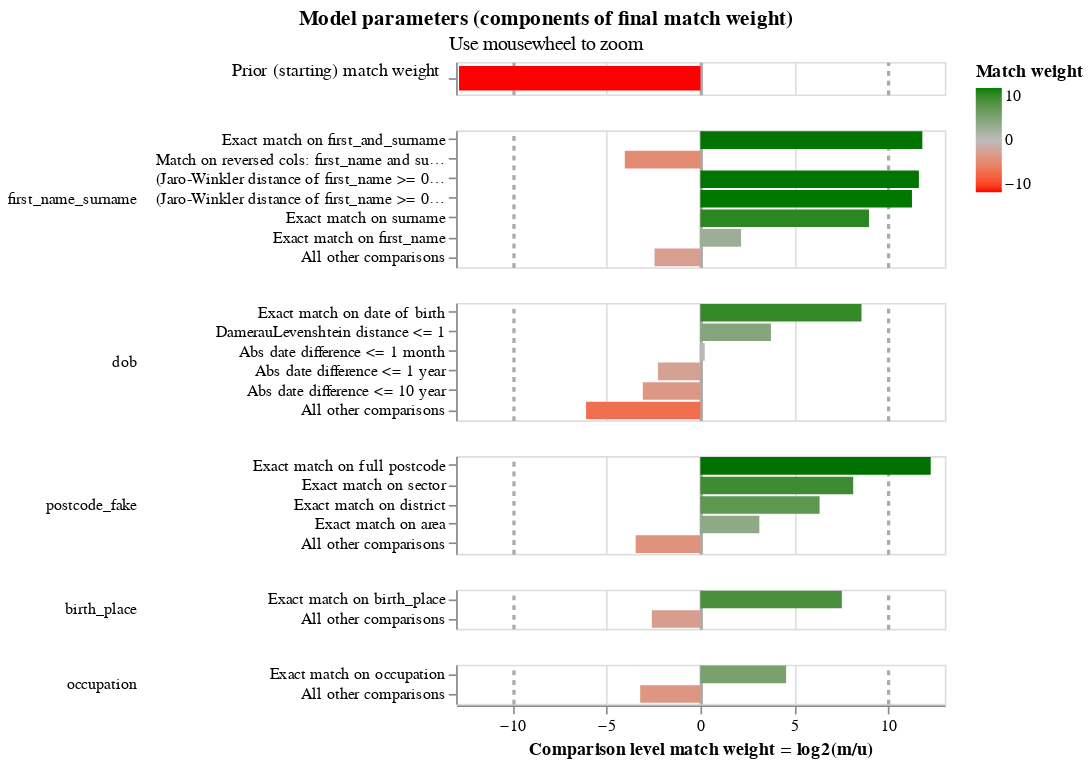

Source (notebook cell):
### Markdown cell above
### Visualise the match weights

### Code cell
linker.visualisations.match_weights_chart()

### Figure 1 — Vega-Lite specification as saved in the notebook (floating-point values rounded to 4 significant figures)
{"config": {"view": {"continuousWidth": 300, "continuousHeight": 300, "discreteHeight": 60, "discreteWidth": 400}, "header": {"title": null}, "mark": {"tooltip": null}, "title": {"anchor": "middle"}}, "vconcat": [{"mark": {"type": "bar", "clip": true, "height": 15}, "encoding": {"color": {"field": "log2_bayes_factor", "scale": {"domain": [-10, 0, 10], "interpolate": "lab", "range": ["red", "#bbbbbb", "green"]}, "title": "Match weight", "type": "quantitative"}, "tooltip": [{"field": "comparison_name", "title": "Comparison name", "type": "nominal"}, {"field": "probability_two_random_records_match", "format": ".4f", "title": "Probability two random records match", "type": "nominal"}, {"field": "log2_bayes_factor", "format": ",.4f", "title": "Equivalent match weight", "type": "quantitative"}, {"field": "bayes_factor_description", "title": "Match weight description", "type": "nominal"}], "x": {"axis": {"domain": false, "gridColor": {"condition": {"test": "abs(datum.value / 10)  <= 1 & datum.value % 10 === 0", "value": "#aaa"}, "value": "#ddd"}, "gridDash": {"condition": {"test": "abs(datum.value / 10) == 1", "value": [3]}, "value": null}, "gridWidth": {"condition": {"test": "abs(datum.value / 10)  <= 1 & datum.value % 10 === 0", "value": 2}, "value": 1}, "labels": false, "ticks": false, "title": ""}, "field": "log2_bayes_factor", "scale": {"domain": [-13, 13]}, "type": "quantitative"}, "y": {"axis": {"title": "Prior (starting) match weight", "titleAlign": "right", "titleAngle": 0, "titleFontWeight": "normal"}, "field": "label_for_charts", "sort": {"field": "comparison_vector_value", "order": "descending"}, "type": "nominal"}}, "height": 20, "transform": [{"filter": "(datum.comparison_name == 'probability_two_random_records_match')"}]}, {"mark": {"type": "bar", "clip": true}, "encoding": {"color": {"field": "log2_bayes_factor", "scale": {"domain": [-10, 0, 10], "interpolate": "lab", "range": ["red", "#bbbbbb", "green"]}, "title": "Match weight", "type": "quantitative"}, "row": {"field": "comparison_name", "header": {"labelAlign": "left", "labelAnchor": "middle", "labelAngle": 0}, "sort": {"field": "comparison_sort_order"}, "type": "nominal"}, "tooltip": [{"field": "comparison_name", "title": "Comparison name", "type": "nominal"}, {"field": "label_for_charts", "title": "Label", "type": "ordinal"}, {"field": "sql_condition", "title": "SQL condition", "type": "nominal"}, {"field": "m_probability", "format": ".10~g", "title": "M probability", "type": "quantitative"}, {"field": "u_probability", "format": ".10~g", "title": "U probability", "type": "quantitative"}, {"field": "bayes_factor", "format": ",.6f", "title": "Bayes factor = m/u", "type": "quantitative"}, {"field": "log2_bayes_factor", "format": ".4~g", "title": "Match weight = log2(m/u)", "type": "quantitative"}, {"field": "bayes_factor_description", "title": "Match weight description", "type": "nominal"}, {"field": "m_probability_description", "title": "m probability description", "type": "nominal"}, {"field": "u_probability_description", "title": "u probability description", "type": "nominal"}], "x": {"axis": {"gridColor": {"condition": {"test": "abs(datum.value / 10)  <= 1 & datum.value % 10 === 0", "value": "#aaa"}, "value": "#ddd"}, "gridDash": {"condition": {"test": "abs(datum.value / 10) == 1", "value": [3]}, "value": null}, "gridWidth": {"condition": {"test": "abs(datum.value / 10)  <= 1 & datum.value % 10 === 0", "value": 2}, "value": 1}, "title": "Comparison level match weight = log2(m/u)"}, "field": "log2_bayes_factor", "scale": {"domain": [-13, 13]}, "type": "quantitative"}, "y": {"axis": {"title": null}, "field": "label_for_charts", "sort": {"field": "comparison_vector_value", "order": "descending"}, "type": "nominal"}}, "height": {"step": 12}, "resolve": {"axis": {"y": "independent"}, "scale": {"y": "independent"}}, "transform": [{"filter": "(datum.comparison_name != 'probability_two_random_records_match')"}]}], "data": {"name": "data-46473a578142c2b9c919f465bb70fec3"}, "params": [{"name": "mouse_zoom", "select": {"type": "interval", "encodings": ["x"]}, "bind": "scales", "views": []}], "resolve": {"axis": {"y": "independent"}, "scale": {"y": "independent"}}, "title": {"text": "Model parameters (components of final match weight)", "subtitle": "Use mousewheel to zoom"}, "$schema": "https://vega.github.io/schema/vega-lite/v5.9.3.json", "datasets": {"data-46473a578142c2b9c919f465bb70fec3": [{"comparison_name": "probability_two_random_records_match", "sql_condition": null, "label_for_charts": "", "m_probability": null, "u_probability": null, "m_probability_description": null, "u_probability_description": null, "has_tf_adjustments": false, "tf_adjustment_column": null, "tf_adjustment_weight": null, "is_null_level": false, "bayes_factor": 0.0001358, "log2_bayes_factor": -12.85, "comparison_vector_value": 0, "max_comparison_vector_value": 0, "bayes_factor_description": "The probability that two random records drawn at random match is 0.000 or one in  7,362.3 records.This is equivalent to a starting match weight of -12.846.", "probability_two_random_records_match": 0.0001358, "comparison_sort_order": -1}, {"comparison_name": "first_name_surname", "sql_condition": "\"first_and_surname_l\" = \"first_and_surname_r\"", "label_for_charts": "Exact match on first_and_surname", "m_probability": 0.4223, "u_probability": 0.0001181, "m_probability_description": "Amongst matching record comparisons, 42.23% of records (i.e. one in 2.368) are in the exact match on first_and_surname comparison level", "u_probability_description": "Amongst non-matching record comparisons, 0.01181% of records (i.e. one in 8,468) are in the exact match on first_and_surname comparison level", "has_tf_adjustments": true, "tf_adjustment_column": "first_and_surname", "tf_adjustment_weight": 1.0, "is_null_level": false, "bayes_factor": 3576.0, "log2_bayes_factor": 11.8, "comparison_vector_value": 6, "max_comparison_vector_value": 6, "bayes_factor_description": "If comparison level is `exact match on first_and_surname` then comparison is 3,576 times more likely to be a match", "probability_two_random_records_match": 0.0001358, "comparison_sort_order": 0}, {"comparison_name": "first_name_surname", "sql_condition": "\"first_name_l\" = \"surname_r\" AND \"first_name_r\" = \"surname_l\"", "label_for_charts": "Match on reversed cols: first_name and surname (both directions)", "m_probability": 6.395e-05, "u_probability": 0.001042, "m_probability_description": "Amongst matching record comparisons, 0.006395% of records (i.e. one in 15,638) are in the match on reversed cols: first_name and surname (both directions) comparison level", "u_probability_description": "Amongst non-matching record comparisons, 0.1042% of records (i.e. one in 960) are in the match on reversed cols: first_name and surname (both directions) comparison level", "has_tf_adjustments": false, "tf_adjustment_column": null, "tf_adjustment_weight": 1.0, "is_null_level": false, "bayes_factor": 0.06139, "log2_bayes_factor": -4.026, "comparison_vector_value": 5, "max_comparison_vector_value": 6, "bayes_factor_description": "If comparison level is `match on reversed cols: first_name and surname (both directions)` then comparison is 16.29 times less likely to be a match", "probability_two_random_records_match": 0.0001358, "comparison_sort_order": 0}, {"comparison_name": "first_name_surname", "sql_condition": "(jaro_winkler_similarity(\"first_name_l\", \"first_name_r\") >= 0.92) AND (jaro_winkler_similarity(\"surname_l\", \"surname_r\") >= 0.92)", "label_for_charts": "(Jaro-Winkler distance of first_name >= 0.92) AND (Jaro-Winkler distance of surname >= 0.92)", "m_probability": 0.08815, "u_probability": 2.797e-05, "m_probability_description": "Amongst matching record comparisons, 8.815% of records (i.e. one in 11.34) are in the (jaro-winkler distance of first_name >= 0.92) and (jaro-winkler distance of surname >= 0.92) comparison level", "u_probability_description": "Amongst non-matching record comparisons, 0.002797% of records (i.e. one in 35,754) are in the (jaro-winkler distance of first_name >= 0.92) and (jaro-winkler distance of surname >= 0.92) comparison level", "has_tf_adjustments": false, "tf_adjustment_column": null, "tf_adjustment_weight": 1.0, "is_null_level": false, "bayes_factor": 3152.0, "log2_bayes_factor": 11.62, "comparison_vector_value": 4, "max_comparison_vector_value": 6, "bayes_factor_description": "If comparison level is `(jaro-winkler distance of first_name >= 0.92) and (jaro-winkler distance of surname >= 0.92)` then comparison is 3,152 times more likely to be a match", "probability_two_random_records_match": 0.0001358, "comparison_sort_order": 0}, {"comparison_name": "first_name_surname", "sql_condition": "(jaro_winkler_similarity(\"first_name_l\", \"first_name_r\") >= 0.88) AND (jaro_winkler_similarity(\"surname_l\", \"surname_r\") >= 0.88)", "label_for_charts": "(Jaro-Winkler distance of first_name >= 0.88) AND (Jaro-Winkler distance of surname >= 0.88)", "m_probability": 0.0834, "u_probability": 3.418e-05, "m_probability_description": "Amongst matching record comparisons, 8.34% of records (i.e. one in 11.99) are in the (jaro-winkler distance of first_name >= 0.88) and (jaro-winkler distance of surname >= 0.88) comparison level", "u_probability_description": "Amongst non-matching record comparisons, 0.003418% of records (i.e. one in 29,253) are in the (jaro-winkler distance of first_name >= 0.88) and (jaro-winkler distance of surname >= 0.88) comparison level", "has_tf_adjustments": false, "tf_adjustment_column": null, "tf_adjustment_weight": 1.0, "is_null_level": false, "bayes_factor": 2440.0, "log2_bayes_factor": 11.25, "comparison_vector_value": 3, "max_comparison_vector_value": 6, "bayes_factor_description": "If comparison level is `(jaro-winkler distance of first_name >= 0.88) and (jaro-winkler distance of surname >= 0.88)` then comparison is 2,440 times more likely to be a match", "probability_two_random_records_match": 0.0001358, "comparison_sort_order": 0}, {"comparison_name": "first_name_surname", "sql_condition": "\"surname_l\" = \"surname_r\"", "label_for_charts": "Exact match on surname", "m_probability": 0.1725, "u_probability": 0.000345, "m_probability_description": "Amongst matching record comparisons, 17.25% of records (i.e. one in 5.798) are in the exact match on surname comparison level", "u_probability_description": "Amongst non-matching record comparisons, 0.0345% of records (i.e. one in 2,899) are in the exact match on surname comparison level", "has_tf_adjustments": true, "tf_adjustment_column": "surname", "tf_adjustment_weight": 1.0, "is_null_level": false, "bayes_factor": 500.0, "log2_bayes_factor": 8.966, "comparison_vector_value": 2, "max_comparison_vector_value": 6, "bayes_factor_description": "If comparison level is `exact match on surname` then comparison is 500 times more likely to be a match", "probability_two_random_records_match": 0.0001358, "comparison_sort_order": 0}, {"comparison_name": "first_name_surname", "sql_condition": "\"first_name_l\" = \"first_name_r\"", "label_for_charts": "Exact match on first_name", "m_probability": 0.05204, "u_probability": 0.01164, "m_probability_description": "Amongst matching record comparisons, 5.204% of records (i.e. one in 19.22) are in the exact match on first_name comparison level", "u_probability_description": "Amongst non-matching record comparisons, 1.164% of records (i.e. one in 85.9) are in the exact match on first_name comparison level", "has_tf_adjustments": true, "tf_adjustment_column": "first_name", "tf_adjustment_weight": 1.0, "is_null_level": false, "bayes_factor": 4.47, "log2_bayes_factor": 2.16, "comparison_vector_value": 1, "max_comparison_vector_value": 6, "bayes_factor_description": "If comparison level is `exact match on first_name` then comparison is 4.47 times more likely to be a match", "probability_two_random_records_match": 0.0001358, "comparison_sort_order": 0}, {"comparison_name": "first_name_surname", "sql_condition": "ELSE", "label_for_charts": "All other comparisons", "m_probability": 0.1815, "u_probability": 0.9878, "m_probability_description": "Amongst matching record comparisons, 18.15% of records (i.e. one in 5.508) are in the all other comparisons comparison level", "u_probability_description": "Amongst non-matching record comparisons, 98.78% of records (i.e. one in 1.012) are in the all other comparisons comparison level", "has_tf_adjustments": false, "tf_adjustment_column": null, "tf_adjustment_weight": 1.0, "is_null_level": false, "bayes_factor": 0.1838, "log2_bayes_factor": -2.444, "comparison_vector_value": 0, "max_comparison_vector_value": 6, "bayes_factor_description": "If comparison level is `all other comparisons` then comparison is 5.441 times less likely to be a match", "probability_two_random_records_match": 0.0001358, "comparison_sort_order": 0}, {"comparison_name": "dob", "sql_condition": "\"dob_l\" = \"dob_r\"", "label_for_charts": "Exact match on date of birth", "m_probability": 0.6779, "u_probability": 0.001788, "m_probability_description": "Amongst matching record comparisons, 67.79% of records (i.e. one in 1.475) are in the exact match on date of birth comparison level", "u_probability_description": "Amongst non-matching record comparisons, 0.1788% of records (i.e. one in 559) are in the exact match on date of birth comparison level", "has_tf_adjustments": false, "tf_adjustment_column": null, "tf_adjustment_weight": 1.0, "is_null_level": false, "bayes_factor": 379.2, "log2_bayes_factor": 8.567, "comparison_vector_value": 5, "max_comparison_vector_value": 5, "bayes_factor_description": "If comparison level is `exact match on date of birth` then comparison is 379 times more likely to be a match", "probability_two_random_records_match": 0.0001358, "comparison_sort_order": 1}, {"comparison_name": "dob", "sql_condition": "damerau_levenshtein(\"dob_l\", \"dob_r\") <= 1", "label_for_charts": "DamerauLevenshtein distance <= 1", "m_probability": 0.2741, "u_probability": 0.02038, "m_probability_description": "Amongst matching record comparisons, 27.41% of records (i.e. one in 3.649) are in the dameraulevenshtein distance <= 1 comparison level", "u_probability_description": "Amongst non-matching record comparisons, 2.038% of records (i.e. one in 49.08) are in the dameraulevenshtein distance <= 1 comparison level", "has_tf_adjustments": false, "tf_adjustment_column": null, "tf_adjustment_weight": 1.0, "is_null_level": false, "bayes_factor": 13.45, "log2_bayes_factor": 3.75, "comparison_vector_value": 4, "max_comparison_vector_value": 5, "bayes_factor_description": "If comparison level is `dameraulevenshtein distance <= 1` then comparison is 13.45 times more likely to be a match", "probability_two_random_records_match": 0.0001358, "comparison_sort_order": 1}, {"comparison_name": "dob", "sql_condition": "ABS(EPOCH(try_strptime(\"dob_l\", '%Y-%m-%d')) - EPOCH(try_strptime(\"dob_r\", '%Y-%m-%d'))) <= 2629800.0", "label_for_charts": "Abs date difference <= 1 month", "m_probability": 0.002682, "u_probability": 0.002289, "m_probability_description": "Amongst matching record comparisons, 0.2682% of records (i.e. one in 373) are in the abs date difference <= 1 month comparison level", "u_probability_description": "Amongst non-matching record comparisons, 0.2289% of records (i.e. one in 437) are in the abs date difference <= 1 month comparison level", "has_tf_adjustments": false, "tf_adjustment_column": null, "tf_adjustment_weight": 1.0, "is_null_level": false, "bayes_factor": 1.171, "log2_bayes_factor": 0.2283, "comparison_vector_value": 3, "max_comparison_vector_value": 5, "bayes_factor_description": "If comparison level is `abs date difference <= 1 month` then comparison is 1.171 times more likely to be a match", "probability_two_random_records_match": 0.0001358, "comparison_sort_order": 1}, {"comparison_name": "dob", "sql_condition": "ABS(EPOCH(try_strptime(\"dob_l\", '%Y-%m-%d')) - EPOCH(try_strptime(\"dob_r\", '%Y-%m-%d'))) <= 31557600.0", "label_for_charts": "Abs date difference <= 1 year", "m_probability": 0.006471, "u_probability": 0.03107, "m_probability_description": "Amongst matching record comparisons, 0.6471% of records (i.e. one in 155) are in the abs date difference <= 1 year comparison level", "u_probability_description": "Amongst non-matching record comparisons, 3.107% of records (i.e. one in 32.18) are in the abs date difference <= 1 year comparison level", "has_tf_adjustments": false, "tf_adjustment_column": null, "tf_adjustment_weight": 1.0, "is_null_level": false, "bayes_factor": 0.2083, "log2_bayes_factor": -2.263, "comparison_vector_value": 2, "max_comparison_vector_value": 5, "bayes_factor_description": "If comparison level is `abs date difference <= 1 year` then comparison is 4.801 times less likely to be a match", "probability_two_random_records_match": 0.0001358, "comparison_sort_order": 1}, {"comparison_name": "dob", "sql_condition": "ABS(EPOCH(try_strptime(\"dob_l\", '%Y-%m-%d')) - EPOCH(try_strptime(\"dob_r\", '%Y-%m-%d'))) <= 315576000.0", "label_for_charts": "Abs date difference <= 10 year", "m_probability": 0.02844, "u_probability": 0.2384, "m_probability_description": "Amongst matching record comparisons, 2.844% of records (i.e. one in 35.16) are in the abs date difference <= 10 year comparison level", "u_probability_description": "Amongst non-matching record comparisons, 23.84% of records (i.e. one in 4.194) are in the abs date difference <= 10 year comparison level", "has_tf_adjustments": false, "tf_adjustment_column": null, "tf_adjustment_weight": 1.0, "is_null_level": false, "bayes_factor": 0.1193, "log2_bayes_factor": -3.068, "comparison_vector_value": 1, "max_comparison_vector_value": 5, "bayes_factor_description": "If comparison level is `abs date difference <= 10 year` then comparison is 8.384 times less likely to be a match", "probability_two_random_records_match": 0.0001358, "comparison_sort_order": 1}, {"comparison_name": "dob", "sql_condition": "ELSE", "label_for_charts": "All other comparisons", "m_probability": 0.0104, "u_probability": 0.706, "m_probability_description": "Amongst matching record comparisons, 1.04% of records (i.e. one in 96.19) are in the all other comparisons comparison level", "u_probability_description": "Amongst non-matching record comparisons, 70.6% of records (i.e. one in 1.416) are in the all other comparisons comparison level", "has_tf_adjustments": false, "tf_adjustment_column": null, "tf_adjustment_weight": 1.0, "is_null_level": false, "bayes_factor": 0.01472, "log2_bayes_factor": -6.086, "comparison_vector_value": 0, "max_comparison_vector_value": 5, "bayes_factor_description": "If comparison level is `all other comparisons` then comparison is 67.91 times less likely to be a match", "probability_two_random_records_match": 0.0001358, "comparison_sort_order": 1}, {"comparison_name": "postcode_fake", "sql_condition": "\"postcode_fake_l\" = \"postcode_fake_r\"", "label_for_charts": "Exact match on full postcode", "m_probability": 0.6713, "u_probability": 0.000138, "m_probability_description": "Amongst matching record comparisons, 67.13% of records (i.e. one in 1.49) are in the exact match on full postcode comparison level", "u_probability_description": "Amongst non-matching record comparisons, 0.0138% of records (i.e. one in 7,248) are in the exact match on full postcode comparison level", "has_tf_adjustments": false, "tf_adjustment_column": null, "tf_adjustment_weight": 1.0, "is_null_level": false, "bayes_factor": 4865.0, "log2_bayes_factor": 12.25, "comparison_vector_value": 4, "max_comparison_vector_value": 4, "bayes_factor_description": "If comparison level is `exact match on full postcode` then comparison is 4,865 times more likely to be a match", "probability_two_random_records_match": 0.0001358, "comparison_sort_order": 2}, {"comparison_name": "postcode_fake", "sql_condition": "NULLIF(regexp_extract(\"postcode_fake_l\", '^[A-Za-z]{1,2}[0-9][A-Za-z0-9]? [0-9]', 0), '') = NULLIF(regexp_extract(\"postcode_fake_r\", '^[A-Za-z]{1,2}[0-9][A-Za-z0-9]? [0-9]', 0), '')", "label_for_charts": "Exact match on sector", "m_probability": 0.09305, "u_probability": 0.0003333, "m_probability_description": "Amongst matching record comparisons, 9.305% of records (i.e. one in 10.75) are in the exact match on sector comparison level", "u_probability_description": "Amongst non-matching record comparisons, 0.03333% of records (i.e. one in 3,001) are in the exact match on sector comparison level", "has_tf_adjustments": false, "tf_adjustment_column": null, "tf_adjustment_weight": 1.0, "is_null_level": false, "bayes_factor": 279.2, "log2_bayes_factor": 8.125, "comparison_vector_value": 3, "max_comparison_vector_value": 4, "bayes_factor_description": "If comparison level is `exact match on sector` then comparison is 279 times more likely to be a match", "probability_two_random_records_match": 0.0001358, "comparison_sort_order": 2}, {"comparison_name": "postcode_fake", "sql_condition": "NULLIF(regexp_extract(\"postcode_fake_l\", '^[A-Za-z]{1,2}[0-9][A-Za-z0-9]?', 0), '') = NULLIF(regexp_extract(\"postcode_fake_r\", '^[A-Za-z]{1,2}[0-9][A-Za-z0-9]?', 0), '')", "label_for_charts": "Exact match on district", "m_probability": 0.04271, "u_probability": 0.0005286, "m_probability_description": "Amongst matching record comparisons, 4.271% of records (i.e. one in 23.41) are in the exact match on district comparison level", "u_probability_description": "Amongst non-matching record comparisons, 0.05286% of records (i.e. one in 1,892) are in the exact match on district comparison level", "has_tf_adjustments": false, "tf_adjustment_column": null, "tf_adjustment_weight": 1.0, "is_null_level": false, "bayes_factor": 80.81, "log2_bayes_factor": 6.336, "comparison_vector_value": 2, "max_comparison_vector_value": 4, "bayes_factor_description": "If comparison level is `exact match on district` then comparison is 80.81 times more likely to be a match", "probability_two_random_records_match": 0.0001358, "comparison_sort_order": 2}, {"comparison_name": "postcode_fake", "sql_condition": "NULLIF(regexp_extract(\"postcode_fake_l\", '^[A-Za-z]{1,2}', 0), '') = NULLIF(regexp_extract(\"postcode_fake_r\", '^[A-Za-z]{1,2}', 0), '')", "label_for_charts": "Exact match on area", "m_probability": 0.1025, "u_probability": 0.0117, "m_probability_description": "Amongst matching record comparisons, 10.25% of records (i.e. one in 9.753) are in the exact match on area comparison level", "u_probability_description": "Amongst non-matching record comparisons, 1.17% of records (i.e. one in 85.49) are in the exact match on area comparison level", "has_tf_adjustments": false, "tf_adjustment_column": null, "tf_adjustment_weight": 1.0, "is_null_level": false, "bayes_factor": 8.766, "log2_bayes_factor": 3.132, "comparison_vector_value": 1, "max_comparison_vector_value": 4, "bayes_factor_description": "If comparison level is `exact match on area` then comparison is 8.766 times more likely to be a match", "probability_two_random_records_match": 0.0001358, "comparison_sort_order": 2}, {"comparison_name": "postcode_fake", "sql_condition": "ELSE", "label_for_charts": "All other comparisons", "m_probability": 0.09042, "u_probability": 0.9873, "m_probability_description": "Amongst matching record comparisons, 9.042% of records (i.e. one in 11.06) are in the all other comparisons comparison level", "u_probability_description": "Amongst non-matching record comparisons, 98.73% of records (i.e. one in 1.013) are in the all other comparisons comparison level", "has_tf_adjustments": false, "tf_adjustment_column": null, "tf_adjustment_weight": 1.0, "is_null_level": false, "bayes_factor": 0.09158, "log2_bayes_factor": -3.449, "comparison_vector_value": 0, "max_comparison_vector_value": 4, "bayes_factor_description": "If comparison level is `all other comparisons` then comparison is 10.92 times less likely to be a match", "probability_two_random_records_match": 0.0001358, "comparison_sort_order": 2}, {"comparison_name": "birth_place", "sql_condition": "\"birth_place_l\" = \"birth_place_r\"", "label_for_charts": "Exact match on birth_place", "m_probability": 0.8344, "u_probability": 0.004548, "m_probability_description": "Amongst matching record comparisons, 83.44% of records (i.e. one in 1.198) are in the exact match on birth_place comparison level", "u_probability_description": "Amongst non-matching record comparisons, 0.4548% of records (i.e. one in 220) are in the exact match on birth_place comparison level", "has_tf_adjustments": true, "tf_adjustment_column": "birth_place", "tf_adjustment_weight": 1.0, "is_null_level": false, "bayes_factor": 183.5, "log2_bayes_factor": 7.519, "comparison_vector_value": 1, "max_comparison_vector_value": 1, "bayes_factor_description": "If comparison level is `exact match on birth_place` then comparison is 183 times more likely to be a match", "probability_two_random_records_match": 0.0001358, "comparison_sort_order": 3}, {"comparison_name": "birth_place", "sql_condition": "ELSE", "label_for_charts": "All other comparisons", "m_probability": 0.1656, "u_probability": 0.9955, "m_probability_description": "Amongst matching record comparisons, 16.56% of records (i.e. one in 6.04) are in the all other comparisons comparison level", "u_probability_description": "Amongst non-matching record comparisons, 99.55% of records (i.e. one in 1.005) are in the all other comparisons comparison level", "has_tf_adjustments": false, "tf_adjustment_column": null, "tf_adjustment_weight": 1.0, "is_null_level": false, "bayes_factor": 0.1663, "log2_bayes_factor": -2.588, "comparison_vector_value": 0, "max_comparison_vector_value": 1, "bayes_factor_description": "If comparison level is `all other comparisons` then comparison is 6.012 times less likely to be a match", "probability_two_random_records_match": 0.0001358, "comparison_sort_order": 3}, {"comparison_name": "occupation", "sql_condition": "\"occupation_l\" = \"occupation_r\"", "label_for_charts": "Exact match on occupation", "m_probability": 0.8958, "u_probability": 0.03805, "m_probability_description": "Amongst matching record comparisons, 89.58% of records (i.e. one in 1.116) are in the exact match on occupation comparison level", "u_probability_description": "Amongst non-matching record comparisons, 3.805% of records (i.e. one in 26.28) are in the exact match on occupation comparison level", "has_tf_adjustments": true, "tf_adjustment_column": "occupation", "tf_adjustment_weight": 1.0, "is_null_level": false, "bayes_factor": 23.54, "log2_bayes_factor": 4.557, "comparison_vector_value": 1, "max_comparison_vector_value": 1, "bayes_factor_description": "If comparison level is `exact match on occupation` then comparison is 23.54 times more likely to be a match", "probability_two_random_records_match": 0.0001358, "comparison_sort_order": 4}, {"comparison_name": "occupation", "sql_condition": "ELSE", "label_for_charts": "All other comparisons", "m_probability": 0.1042, "u_probability": 0.9619, "m_probability_description": "Amongst matching record comparisons, 10.42% of records (i.e. one in 9.598) are in the all other comparisons comparison level", "u_probability_description": "Amongst non-matching record comparisons, 96.19% of records (i.e. one in 1.04) are in the all other comparisons comparison level", "has_tf_adjustments": false, "tf_adjustment_column": null, "tf_adjustment_weight": 1.0, "is_null_level": false, "bayes_factor": 0.1083, "log2_bayes_factor": -3.207, "comparison_vector_value": 0, "max_comparison_vector_value": 1, "bayes_factor_description": "If comparison level is `all other comparisons` then comparison is 9.233 times less likely to be a match", "probability_two_random_records_match": 0.0001358, "comparison_sort_order": 4}]}}
